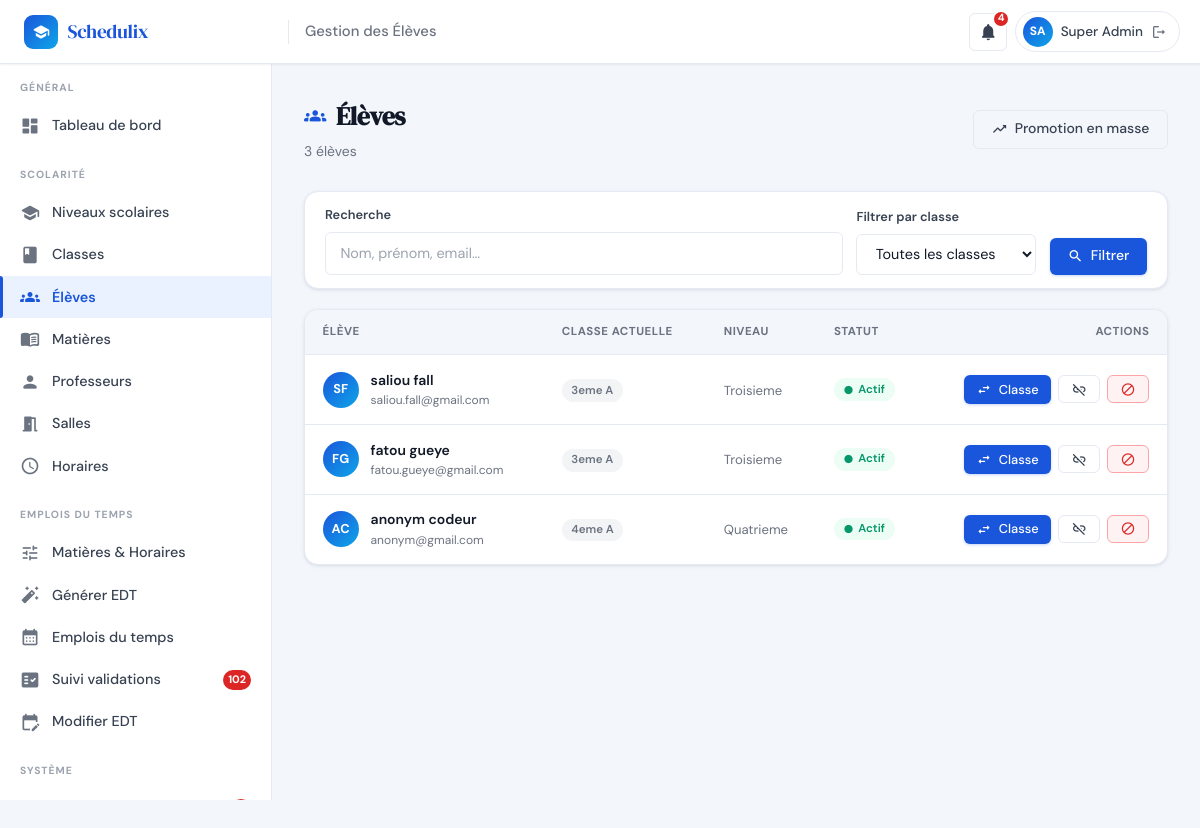
The app's page /admin/eleves.php (signed in) with its own data.
### tables this page shows
CREATE TABLE IF NOT EXISTS `utilisateurs` (
  `id`            INT(11)      NOT NULL AUTO_INCREMENT,
  `nom`           VARCHAR(100) NOT NULL,
  `prenom`        VARCHAR(100) NOT NULL,
  `email`         VARCHAR(191) NOT NULL,
  `mot_de_passe`  VARCHAR(255) NOT NULL,
  `role`          ENUM('admin','professeur','eleve') NOT NULL DEFAULT 'eleve',
  `statut`        ENUM('actif','inactif')             NOT NULL DEFAULT 'actif',
  `id_classe`     INT(11)      DEFAULT NULL,
  `date_creation` TIMESTAMP    NOT NULL DEFAULT CURRENT_TIMESTAMP,
  PRIMARY KEY (`id`),
  UNIQUE KEY `uq_email` (`email`),
  KEY `id_classe` (`id_classe`),
  CONSTRAINT `utilisateurs_ibfk_1`
    FOREIGN KEY (`id_classe`) REFERENCES `classes` (`id`) ON DELETE SET NULL
);

CREATE TABLE IF NOT EXISTS `classes` (
  `id`        INT(11)      NOT NULL AUTO_INCREMENT,
  `nom`       VARCHAR(100) NOT NULL,
  `niveau` VARCHAR(50) NOT NULL DEFAULT 'Troisieme',
  `capacite`  INT(11)      NOT NULL DEFAULT 30,
  `id_niveau` INT(11)      DEFAULT NULL,
  PRIMARY KEY (`id`),
  UNIQUE KEY `uq_classe_nom` (`nom`),
  KEY `fk_classe_niveau` (`id_niveau`),
  CONSTRAINT `fk_classe_niveau`
    FOREIGN KEY (`id_niveau`) REFERENCES `niveaux` (`id`) ON DELETE SET NULL
);

CREATE TABLE IF NOT EXISTS `niveaux` (
  `id`          INT(11)       NOT NULL AUTO_INCREMENT,
  `nom`         VARCHAR(50)   NOT NULL,
  `ordre`       INT(11)       NOT NULL DEFAULT 0,
  `description` VARCHAR(255)  DEFAULT NULL,
  PRIMARY KEY (`id`),
  UNIQUE KEY `uq_niveau_nom` (`nom`)
);

### includes/functions.php (called while the page is built, shortened)
<?php
require_once __DIR__ . '/db.php';
function h(string $str): string {
    return htmlspecialchars($str, ENT_QUOTES, 'UTF-8');
}
function sanitize(string $val): string {
    return trim(strip_tags($val));
}
function countNotificationsNonLues(int $userId): int {
    $stmt = getDB()->prepare('SELECT COUNT(*) FROM notifications WHERE id_utilisateur=? AND est_lu=0');
    $stmt->execute([$userId]);
    return (int)$stmt->fetchColumn();
}

### includes/auth.php (called while the page is built, shortened)
<?php
function isLoggedIn(): bool {
    return !empty($_SESSION['user_id']);
}
function getCurrentUser(): ?array {
    static $user = null;
    if ($user === null) {
        $stmt = getDB()->prepare('SELECT * FROM utilisateurs WHERE id=? AND statut="actif" LIMIT 1');
        $stmt->execute([$_SESSION['user_id']]);
        $user = $stmt->fetch() ?: null;
    }
    return $user;
}
function getUserInitials(array $user): string {
    return strtoupper(substr($user['prenom'], 0, 1) . substr($user['nom'], 0, 1));
}

### includes/db.php (called while the page is built, shortened)
<?php
function getDB(): PDO {
    static $pdo = null;
    if ($pdo === null) {
        $dsn = 'mysql:host=' . DB_HOST . ';dbname=' . DB_NAME . ';charset=' . DB_CHARSET;
        $options = [
            PDO::ATTR_ERRMODE            => PDO::ERRMODE_EXCEPTION,
            PDO::ATTR_DEFAULT_FETCH_MODE => PDO::FETCH_ASSOC,
            PDO::ATTR_EMULATE_PREPARES   => false,
        ];
        try {
            $pdo = new PDO($dsn, DB_USER, DB_PASS, $options);
        } catch (PDOException $e) {
            http_response_code(500);
            $msg = (getenv('APP_ENV') === 'production')
                ? 'Service temporairement indisponible.'
                : 'Connexion BDD impossible : ' . $e->getMessage();
            die(json_encode(['error' => $msg]));
        }
    }
    return $pdo;
}

### admin/eleves.php (the view, shortened to what this page needs)
<?php
require_once __DIR__ . '/../includes/db.php';
require_once __DIR__ . '/../includes/auth.php';
require_once __DIR__ . '/../includes/functions.php';
$currentUser = getCurrentUser();
$pdo = getDB();
$filtreSearch = sanitize($_GET['q'] ?? '');
$where  = ["u.role='eleve'"];
$params = [];
$sql = "SELECT u.*, c.nom AS classe_nom, n.nom AS niveau_nom
        FROM utilisateurs u
        LEFT JOIN classes c ON c.id=u.id_classe
        LEFT JOIN niveaux n ON n.id=c.id_niveau
        WHERE ".implode(' AND ',$where)."
        ORDER BY c.nom, u.nom, u.prenom";
$stmtEl = $pdo->prepare($sql);
$stmtEl->execute($params);
$eleves = $stmtEl->fetchAll();
$allClasses  = getClassesWithNiveau();
$nbEleves    = count($eleves);
$pageTitle = 'Gestion des Élèves'; $activeMenu = 'eleves';
include __DIR__ . '/../includes/header.php';
include __DIR__ . '/../includes/sidebar_admin.php';
?>
<div class="main-content">
  <div class="page-header">
    <div class="page-header-left">
      <h1 class="page-title"><span class="material-icons-round">groups</span> Élèves</h1>
      <p class="page-subtitle">
        <?= $nbEleves ?> élève<?= $nbEleves>1?'s':'' ?>
      </p>
    </div>
    <?php if (!empty($allClasses)): ?>
    <button class="btn btn-outline" onclick="openModal('modalPromoMasse')">
      <span class="material-icons-round">trending_up</span> Promotion en masse
    </button>
    <?php endif; ?>
  </div>
  <div class="card" style="margin-bottom:1.25rem">
    <div class="card-body" style="padding:.85rem 1.25rem">
      <form method="GET" style="display:flex;gap:.85rem;flex-wrap:wrap;align-items:flex-end">
        <div class="form-group" style="margin:0;flex:1;min-width:200px">
          <label class="form-label">Recherche</label>
          <input type="text" name="q" class="form-control" value="<?= h($filtreSearch) ?>" placeholder="Nom, prénom, email…">
        </div>
        <div class="form-group" style="margin:0;min-width:180px">
          <label class="form-label">Filtrer par classe</label>
          <select name="classe" class="form-control" onchange="this.form.submit()">
            <option value="">Toutes les classes</option>
          </select>
        </div>
        <button type="submit" class="btn btn-primary" style="align-self:flex-end">
          <span class="material-icons-round">search</span> Filtrer
        </button>
      </form>
    </div>
  </div>
  <div class="card">
    <div class="table-wrapper" style="border:none;border-radius:0">
      <table class="table">
        <thead>
          <tr>
            <th>Élève</th>
            <th>Classe actuelle</th>
            <th>Niveau</th>
            <th>Statut</th>
            <th style="text-align:right">Actions</th>
          </tr>
        </thead>
        <tbody>
          <?php if (empty($eleves)): ?>
          <tr><td colspan="5">
            <div class="empty-state">
              <div class="empty-state-icon"><span class="material-icons-round">groups</span></div>
              <h3>Aucun élève trouvé</h3>
              <p>Aucun compte élève enregistré ou correspondant aux filtres.</p>
            </div>
          </td></tr>
          <?php else: foreach ($eleves as $e): ?>
          <tr>
            <td>
              <div style="display:flex;align-items:center;gap:.75rem">
                <div class="user-avatar" style="width:36px;height:36px;font-size:.8rem;flex-shrink:0;background:<?= $e['statut']==='actif'?'linear-gradient(135deg,var(--primary),var(--accent))':'#9CA3AF' ?>">
                  <?= strtoupper(substr($e['prenom'],0,1).substr($e['nom'],0,1)) ?>
                </div>
                <div>
                  <div style="font-weight:600;color:var(--text)"><?= h($e['prenom'].' '.$e['nom']) ?></div>
                  <div style="font-size:.75rem;color:var(--text-muted)"><?= h($e['email']) ?></div>
                </div>
              </div>
            </td>
            <td>
              <?php if ($e['classe_nom']): ?>
              <span class="badge badge-secondary"><?= h($e['classe_nom']) ?></span>
              <?php else: ?>
              <span class="badge badge-warning"><span class="material-icons-round" style="font-size:11px">warning</span> Non affecté</span>
              <?php endif; ?>
            </td>
            <td>
              <?php if ($e['niveau_nom']): ?>
              <span style="font-size:.82rem;color:var(--text-muted)"><?= h($e['niveau_nom']) ?></span>
              <?php else: ?>
              <span style="font-size:.8rem;color:var(--text-light);font-style:italic">—</span>
              <?php endif; ?>
            </td>
            <td>
              <?= $e['statut']==='actif'
                ? '<span class="badge badge-success"><span class="material-icons-round" style="font-size:10px">circle</span> Actif</span>'
                : '<span class="badge badge-danger"><span class="material-icons-round" style="font-size:10px">circle</span> Inactif</span>' ?>
            </td>
            <td>
              <div class="table-actions" style="justify-content:flex-end">
                <button class="btn btn-sm btn-primary"
                        onclick='openChangeClasse(<?= json_encode($e, JSON_HEX_APOS|JSON_HEX_QUOT) ?>)'
                        title="Changer de classe">
                  <span class="material-icons-round">swap_horiz</span> Classe
                </button>
                <?php if ($e['id_classe']): ?>
                <form method="POST" style="display:inline">
                  <button type="submit" class="btn btn-sm btn-outline" title="Désaffecter"
                          onclick="return confirm('Désaffecter <?= h(addslashes($e['prenom'].' '.$e['nom'])) ?> de sa classe ?')">
                    <span class="material-icons-round">link_off</span>
                  </button>
                </form>
                <?php endif; ?>
                <form method="POST" style="display:inline">
                  <button type="submit" class="btn btn-sm <?= $e['statut']==='actif'?'btn-danger':'btn-success' ?>"
                          title="<?= $e['statut']==='actif'?'Désactiver':'Activer' ?>">
                    <span class="material-icons-round"><?= $e['statut']==='actif'?'block':'check_circle' ?></span>
                  </button>
                </form>
              </div>
            </td>
          </tr>
          <?php endforeach; endif; ?>
        </tbody>
      </table>
    </div>
  </div>
</div>
</body>
</html>

### includes/header.php (shortened to what this page needs)
<?php
require_once __DIR__ . '/functions.php';
require_once __DIR__ . '/auth.php';
$currentUser = getCurrentUser();
$notifCount  = $currentUser ? countNotificationsNonLues($currentUser['id']) : 0;
$pageTitle   = $pageTitle  ?? APP_NAME;
$initials    = $currentUser ? getUserInitials($currentUser) : '?';
$userName    = $currentUser ? ($currentUser['prenom'] . ' ' . $currentUser['nom']) : '';
$notifUrl = match($currentUser['role'] ?? '') {
    'admin'      => APP_URL . '/admin/notifications.php',
    'professeur' => APP_URL . '/professeur/notifications.php',
    default      => '#',
};
?>
<!DOCTYPE html>
<html lang="fr">
<head>
  <link rel="stylesheet" href="<?= APP_URL ?>/assets/css/main.css">
</head>
<body>
<header class="topbar">
  <div class="topbar-brand">
    <div class="topbar-brand-icon"><span class="material-icons-round">school</span></div>
  Schedulix
  </div>
  <span class="topbar-page-title"><?= h($pageTitle) ?></span>
  <div class="topbar-actions">
    <a href="<?= $notifUrl ?>" class="topbar-icon-btn" title="Notifications">
      <span class="material-icons-round">notifications</span>
      <?php if ($notifCount > 0): ?>
        <span class="notif-badge-count"><?= $notifCount > 9 ? '9+' : $notifCount ?></span>
      <?php endif; ?>
    </a>
    <div class="user-chip" onclick="window.location='<?= APP_URL ?>/logout.php'">
      <div class="user-avatar"><?= h($initials) ?></div>
      <span class="user-name"><?= h($userName) ?></span>
      <span class="material-icons-round" style="font-size:16px;color:var(--text-muted)">logout</span>
    </div>
  </div>
</header>

### records on screen
utilisateurs: initials "SA", userName "Super Admin"
utilisateurs: substr($e['prenom'],0,1).substr($e['nom'],0,1) "SF", prenom+nom "saliou fall", email "saliou.fall@gmail.com", id_classe.nom "3eme A", niveaux.nom "Troisieme", statut "actif" (drawn)
utilisateurs: substr($e['prenom'],0,1).substr($e['nom'],0,1) "FG", prenom+nom "fatou gueye", email "fatou.gueye@gmail.com", id_classe.nom "3eme A", niveaux.nom "Troisieme", statut "actif" (drawn)
utilisateurs: substr($e['prenom'],0,1).substr($e['nom'],0,1) "AC", prenom+nom "anonym codeur", email "anonym@gmail.com", id_classe.nom "4eme A", niveaux.nom "Quatrieme", statut "actif" (drawn)

### other values on screen
$pageTitle "Gestion des Élèves"
$notifCount "4"
$sectionLabel "GÉNÉRAL"
$label "Tableau de bord"
$sectionLabel "SCOLARITÉ"
$label "Niveaux scolaires"
$label "Classes"
$label "Élèves"
$label "Matières"
$label "Professeurs"
$label "Salles"
$label "Horaires"
$sectionLabel "EMPLOIS DU TEMPS"
$label "Matières & Horaires"
$label "Générer EDT"
